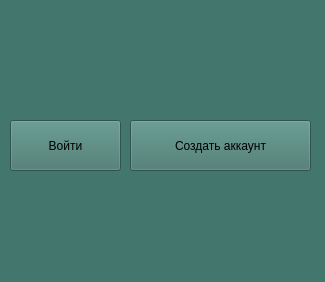
<?xml version="1.0" encoding="UTF-8"?>
<ui version="4.0">
 <class>Form</class>
 <widget class="QWidget" name="Form">
  <property name="geometry">
   <rect>
    <x>0</x>
    <y>0</y>
    <width>325</width>
    <height>282</height>
   </rect>
  </property>
  <property name="minimumSize">
   <size>
    <width>325</width>
    <height>282</height>
   </size>
  </property>
  <property name="maximumSize">
   <size>
    <width>325</width>
    <height>282</height>
   </size>
  </property>
  <property name="windowTitle">
   <string>Form</string>
  </property>
  <property name="styleSheet">
   <string notr="true">background-color: #43766C</string>
  </property>
  <widget class="QPushButton" name="pushButton">
   <property name="geometry">
    <rect>
     <x>10</x>
     <y>120</y>
     <width>111</width>
     <height>51</height>
    </rect>
   </property>
   <property name="styleSheet">
    <string notr="true">background-color: #F8FAE5;
font: 10pt &quot;MS Sans Serif&quot;;
color: #B19470;
font-weight: 600;
border-radius: 8px;
border: 2px solid #B19470;
padding: 5px 15px;
margin-top: 0px;
outline: 0px;
hover: { background-color: red };
pressed: { background-color: rgb(0, 255, 0)}</string>
   </property>
   <property name="text">
    <string>Войти</string>
   </property>
  </widget>
  <widget class="QPushButton" name="pushButton_2">
   <property name="geometry">
    <rect>
     <x>130</x>
     <y>120</y>
     <width>181</width>
     <height>51</height>
    </rect>
   </property>
   <property name="styleSheet">
    <string notr="true">background-color: #F8FAE5;
font: 10pt &quot;MS Sans Serif&quot;;
color: #B19470;
font-weight: 600;
border-radius: 8px;
border: 2px solid #B19470;
padding: 5px 15px;
margin-top: 0px;
outline: 0px;
hover: { background-color: red };
pressed: { background-color: rgb(0, 255, 0)}</string>
   </property>
   <property name="text">
    <string>Создать аккаунт</string>
   </property>
  </widget>
 </widget>
 <resources/>
 <connections/>
</ui>
